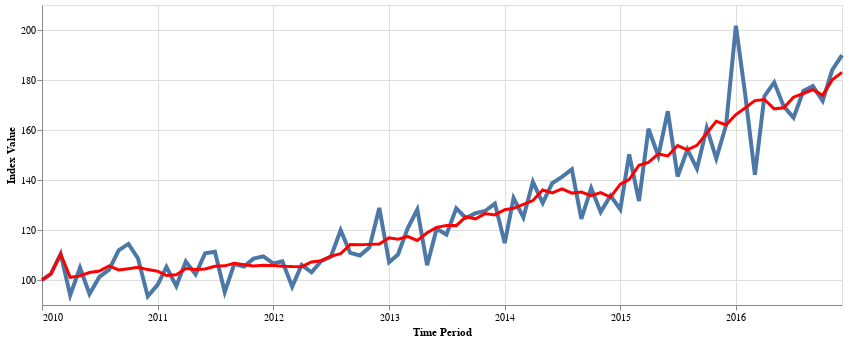

Notebook code cell kept with this figure:
### Code cell
plot_index(rt_index, smooth=True)

### Figure 1 — Vega-Lite specification as saved in the notebook (floating-point values rounded to 4 significant figures)
{"$schema": "https://vega.github.io/schema/vega-lite/v5.16.3.json", "config": {"view": {"continuousHeight": 300, "continuousWidth": 300}}, "datasets": {"data-1ef27c95dad7cc1fbbbcfa8d25859ea5": [{"imp": 0, "x": "2010-01-31T00:00:00", "y": 100}, {"imp": 0, "x": "2010-02-28T00:00:00", "y": 102.5}, {"imp": 0, "x": "2010-03-31T00:00:00", "y": 110.4}, {"imp": 0, "x": "2010-04-30T00:00:00", "y": 101.1}, {"imp": 0, "x": "2010-05-31T00:00:00", "y": 101.6}, {"imp": 0, "x": "2010-06-30T00:00:00", "y": 103.0}, {"imp": 0, "x": "2010-07-31T00:00:00", "y": 103.6}, {"imp": 0, "x": "2010-08-31T00:00:00", "y": 105.7}, {"imp": 0, "x": "2010-09-30T00:00:00", "y": 104.0}, {"imp": 0, "x": "2010-10-31T00:00:00", "y": 104.5}, {"imp": 0, "x": "2010-11-30T00:00:00", "y": 105.1}, {"imp": 0, "x": "2010-12-31T00:00:00", "y": 104.2}, {"imp": 0, "x": "2011-01-31T00:00:00", "y": 103.5}, {"imp": 0, "x": "2011-02-28T00:00:00", "y": 101.8}, {"imp": 0, "x": "2011-03-31T00:00:00", "y": 102.1}, {"imp": 0, "x": "2011-04-30T00:00:00", "y": 104.6}, {"imp": 0, "x": "2011-05-31T00:00:00", "y": 104.2}, {"imp": 0, "x": "2011-06-30T00:00:00", "y": 104.4}, {"imp": 0, "x": "2011-07-31T00:00:00", "y": 105.5}, {"imp": 0, "x": "2011-08-31T00:00:00", "y": 105.7}, {"imp": 0, "x": "2011-09-30T00:00:00", "y": 106.7}, {"imp": 0, "x": "2011-10-31T00:00:00", "y": 106.1}, {"imp": 0, "x": "2011-11-30T00:00:00", "y": 105.6}, {"imp": 0, "x": "2011-12-31T00:00:00", "y": 105.9}, {"imp": 0, "x": "2012-01-31T00:00:00", "y": 105.8}, {"imp": 0, "x": "2012-02-29T00:00:00", "y": 105.5}, {"imp": 0, "x": "2012-03-31T00:00:00", "y": 105.4}, {"imp": 0, "x": "2012-04-30T00:00:00", "y": 105.3}, {"imp": 0, "x": "2012-05-31T00:00:00", "y": 107.2}, {"imp": 0, "x": "2012-06-30T00:00:00", "y": 107.7}, {"imp": 0, "x": "2012-07-31T00:00:00", "y": 109.5}, {"imp": 0, "x": "2012-08-31T00:00:00", "y": 110.5}, {"imp": 0, "x": "2012-09-30T00:00:00", "y": 114.2}, {"imp": 0, "x": "2012-10-31T00:00:00", "y": 114.1}, {"imp": 0, "x": "2012-11-30T00:00:00", "y": 114.2}, {"imp": 0, "x": "2012-12-31T00:00:00", "y": 114.4}, {"imp": 0, "x": "2013-01-31T00:00:00", "y": 116.9}, {"imp": 0, "x": "2013-02-28T00:00:00", "y": 116.3}, {"imp": 0, "x": "2013-03-31T00:00:00", "y": 117.3}, {"imp": 0, "x": "2013-04-30T00:00:00", "y": 115.8}, {"imp": 0, "x": "2013-05-31T00:00:00", "y": 118.9}, {"imp": 0, "x": "2013-06-30T00:00:00", "y": 121.0}, {"imp": 0, "x": "2013-07-31T00:00:00", "y": 121.8}, {"imp": 0, "x": "2013-08-31T00:00:00", "y": 121.8}, {"imp": 0, "x": "2013-09-30T00:00:00", "y": 125.3}, {"imp": 0, "x": "2013-10-31T00:00:00", "y": 124.5}, {"imp": 0, "x": "2013-11-30T00:00:00", "y": 126.6}, {"imp": 0, "x": "2013-12-31T00:00:00", "y": 126.0}, {"imp": 0, "x": "2014-01-31T00:00:00", "y": 128.1}, {"imp": 0, "x": "2014-02-28T00:00:00", "y": 128.7}, {"imp": 0, "x": "2014-03-31T00:00:00", "y": 130.3}, {"imp": 0, "x": "2014-04-30T00:00:00", "y": 131.8}, {"imp": 0, "x": "2014-05-31T00:00:00", "y": 136.0}, {"imp": 0, "x": "2014-06-30T00:00:00", "y": 134.8}, {"imp": 0, "x": "2014-07-31T00:00:00", "y": 136.5}, {"imp": 0, "x": "2014-08-31T00:00:00", "y": 134.8}, {"imp": 0, "x": "2014-09-30T00:00:00", "y": 135.2}, {"imp": 0, "x": "2014-10-31T00:00:00", "y": 133.7}, {"imp": 0, "x": "2014-11-30T00:00:00", "y": 135.0}, {"imp": 0, "x": "2014-12-31T00:00:00", "y": 133.2}, {"imp": 0, "x": "2015-01-31T00:00:00", "y": 138.3}, {"imp": 0, "x": "2015-02-28T00:00:00", "y": 140.2}, {"imp": 0, "x": "2015-03-31T00:00:00", "y": 145.9}, {"imp": 0, "x": "2015-04-30T00:00:00", "y": 147.0}, {"imp": 0, "x": "2015-05-31T00:00:00", "y": 150.4}, {"imp": 0, "x": "2015-06-30T00:00:00", "y": 149.6}, {"imp": 0, "x": "2015-07-31T00:00:00", "y": 153.8}, {"imp": 0, "x": "2015-08-31T00:00:00", "y": 152.1}, {"imp": 0, "x": "2015-09-30T00:00:00", "y": 153.9}, {"imp": 0, "x": "2015-10-31T00:00:00", "y": 158.7}, {"imp": 0, "x": "2015-11-30T00:00:00", "y": 163.5}, {"imp": 0, "x": "2015-12-31T00:00:00", "y": 162.0}, {"imp": 0, "x": "2016-01-31T00:00:00", "y": 166.2}, {"imp": 0, "x": "2016-02-29T00:00:00", "y": 168.8}, {"imp": 0, "x": "2016-03-31T00:00:00", "y": 171.8}, {"imp": 0, "x": "2016-04-30T00:00:00", "y": 172.2}, {"imp": 0, "x": "2016-05-31T00:00:00", "y": 168.5}, {"imp": 0, "x": "2016-06-30T00:00:00", "y": 168.9}, {"imp": 0, "x": "2016-07-31T00:00:00", "y": 173.1}, {"imp": 0, "x": "2016-08-31T00:00:00", "y": 174.6}, {"imp": 0, "x": "2016-09-30T00:00:00", "y": 176.2}, {"imp": 0, "x": "2016-10-31T00:00:00", "y": 173.9}, {"imp": 0, "x": "2016-11-30T00:00:00", "y": 180.1}, {"imp": 0, "x": "2016-12-31T00:00:00", "y": 183.0}], "data-6ffdcb27a648402e3637f9804350d537": [{"x": "2010-01-31T00:00:00", "y": 100}, {"x": "2010-02-28T00:00:00", "y": 102.5}, {"x": "2010-03-31T00:00:00", "y": 110.4}, {"x": "2010-04-30T00:00:00", "y": 93.96}, {"x": "2010-05-31T00:00:00", "y": 104.9}, {"x": "2010-06-30T00:00:00", "y": 94.43}, {"x": "2010-07-31T00:00:00", "y": 101.2}, {"x": "2010-08-31T00:00:00", "y": 104.1}, {"x": "2010-09-30T00:00:00", "y": 111.8}, {"x": "2010-10-31T00:00:00", "y": 114.4}, {"x": "2010-11-30T00:00:00", "y": 108.7}, {"x": "2010-12-31T00:00:00", "y": 93.44}, {"x": "2011-01-31T00:00:00", "y": 98.05}, {"x": "2011-02-28T00:00:00", "y": 105.2}, {"x": "2011-03-31T00:00:00", "y": 97.54}, {"x": "2011-04-30T00:00:00", "y": 107.3}, {"x": "2011-05-31T00:00:00", "y": 102.2}, {"x": "2011-06-30T00:00:00", "y": 110.7}, {"x": "2011-07-31T00:00:00", "y": 111.3}, {"x": "2011-08-31T00:00:00", "y": 95.17}, {"x": "2011-09-30T00:00:00", "y": 106.4}, {"x": "2011-10-31T00:00:00", "y": 105.3}, {"x": "2011-11-30T00:00:00", "y": 108.6}, {"x": "2011-12-31T00:00:00", "y": 109.5}, {"x": "2012-01-31T00:00:00", "y": 106.6}, {"x": "2012-02-29T00:00:00", "y": 107.5}, {"x": "2012-03-31T00:00:00", "y": 97.34}, {"x": "2012-04-30T00:00:00", "y": 106.1}, {"x": "2012-05-31T00:00:00", "y": 103.1}, {"x": "2012-06-30T00:00:00", "y": 107.5}, {"x": "2012-07-31T00:00:00", "y": 109.3}, {"x": "2012-08-31T00:00:00", "y": 119.9}, {"x": "2012-09-30T00:00:00", "y": 110.8}, {"x": "2012-10-31T00:00:00", "y": 109.8}, {"x": "2012-11-30T00:00:00", "y": 113.1}, {"x": "2012-12-31T00:00:00", "y": 128.8}, {"x": "2013-01-31T00:00:00", "y": 107.1}, {"x": "2013-02-28T00:00:00", "y": 110.2}, {"x": "2013-03-31T00:00:00", "y": 120.8}, {"x": "2013-04-30T00:00:00", "y": 128.2}, {"x": "2013-05-31T00:00:00", "y": 105.9}, {"x": "2013-06-30T00:00:00", "y": 120.4}, {"x": "2013-07-31T00:00:00", "y": 118.2}, {"x": "2013-08-31T00:00:00", "y": 128.7}, {"x": "2013-09-30T00:00:00", "y": 124.8}, {"x": "2013-10-31T00:00:00", "y": 126.7}, {"x": "2013-11-30T00:00:00", "y": 127.6}, {"x": "2013-12-31T00:00:00", "y": 130.6}, {"x": "2014-01-31T00:00:00", "y": 114.8}, {"x": "2014-02-28T00:00:00", "y": 132.8}, {"x": "2014-03-31T00:00:00", "y": 125.0}, {"x": "2014-04-30T00:00:00", "y": 139.3}, {"x": "2014-05-31T00:00:00", "y": 130.7}, {"x": "2014-06-30T00:00:00", "y": 138.7}, {"x": "2014-07-31T00:00:00", "y": 141.3}, {"x": "2014-08-31T00:00:00", "y": 144.3}, {"x": "2014-09-30T00:00:00", "y": 124.4}, {"x": "2014-10-31T00:00:00", "y": 136.8}, {"x": "2014-11-30T00:00:00", "y": 127.2}, {"x": "2014-12-31T00:00:00", "y": 133.7}, {"x": "2015-01-31T00:00:00", "y": 128.2}, {"x": "2015-02-28T00:00:00", "y": 150.2}, {"x": "2015-03-31T00:00:00", "y": 131.6}, {"x": "2015-04-30T00:00:00", "y": 160.5}, {"x": "2015-05-31T00:00:00", "y": 149.6}, {"x": "2015-06-30T00:00:00", "y": 167.5}, {"x": "2015-07-31T00:00:00", "y": 141.4}, {"x": "2015-08-31T00:00:00", "y": 152.1}, {"x": "2015-09-30T00:00:00", "y": 144.6}, {"x": "2015-10-31T00:00:00", "y": 160.8}, {"x": "2015-11-30T00:00:00", "y": 148.6}, {"x": "2015-12-31T00:00:00", "y": 161.9}, {"x": "2016-01-31T00:00:00", "y": 201.7}, {"x": "2016-02-29T00:00:00", "y": 174.6}, {"x": "2016-03-31T00:00:00", "y": 142.1}, {"x": "2016-04-30T00:00:00", "y": 173.5}, {"x": "2016-05-31T00:00:00", "y": 179.0}, {"x": "2016-06-30T00:00:00", "y": 169.4}, {"x": "2016-07-31T00:00:00", "y": 165.0}, {"x": "2016-08-31T00:00:00", "y": 175.6}, {"x": "2016-09-30T00:00:00", "y": 177.5}, {"x": "2016-10-31T00:00:00", "y": 171.6}, {"x": "2016-11-30T00:00:00", "y": 184.0}, {"x": "2016-12-31T00:00:00", "y": 189.9}]}, "height": 300, "layer": [{"data": {"name": "data-6ffdcb27a648402e3637f9804350d537"}, "encoding": {"x": {"axis": {"format": "%Y", "labelAngle": 0, "title": "Time Period", "values": ["2010-01-31T00:00:00", "2011-01-31T00:00:00", "2012-01-31T00:00:00", "2013-01-31T00:00:00", "2014-01-31T00:00:00", "2015-01-31T00:00:00", "2016-01-31T00:00:00"]}, "field": "x", "type": "temporal"}, "y": {"field": "y", "scale": {"zero": false}, "title": "Index Value", "type": "quantitative"}}, "mark": {"size": 4, "type": "line"}}, {"data": {"name": "data-1ef27c95dad7cc1fbbbcfa8d25859ea5"}, "encoding": {"x": {"axis": {"format": "%Y", "labelAngle": 0, "title": "Time Period"}, "field": "x", "type": "temporal"}, "y": {"field": "y", "scale": {"zero": false}, "title": "Index Value", "type": "quantitative"}}, "mark": {"color": "red", "size": 3, "type": "line"}}], "width": 800}
